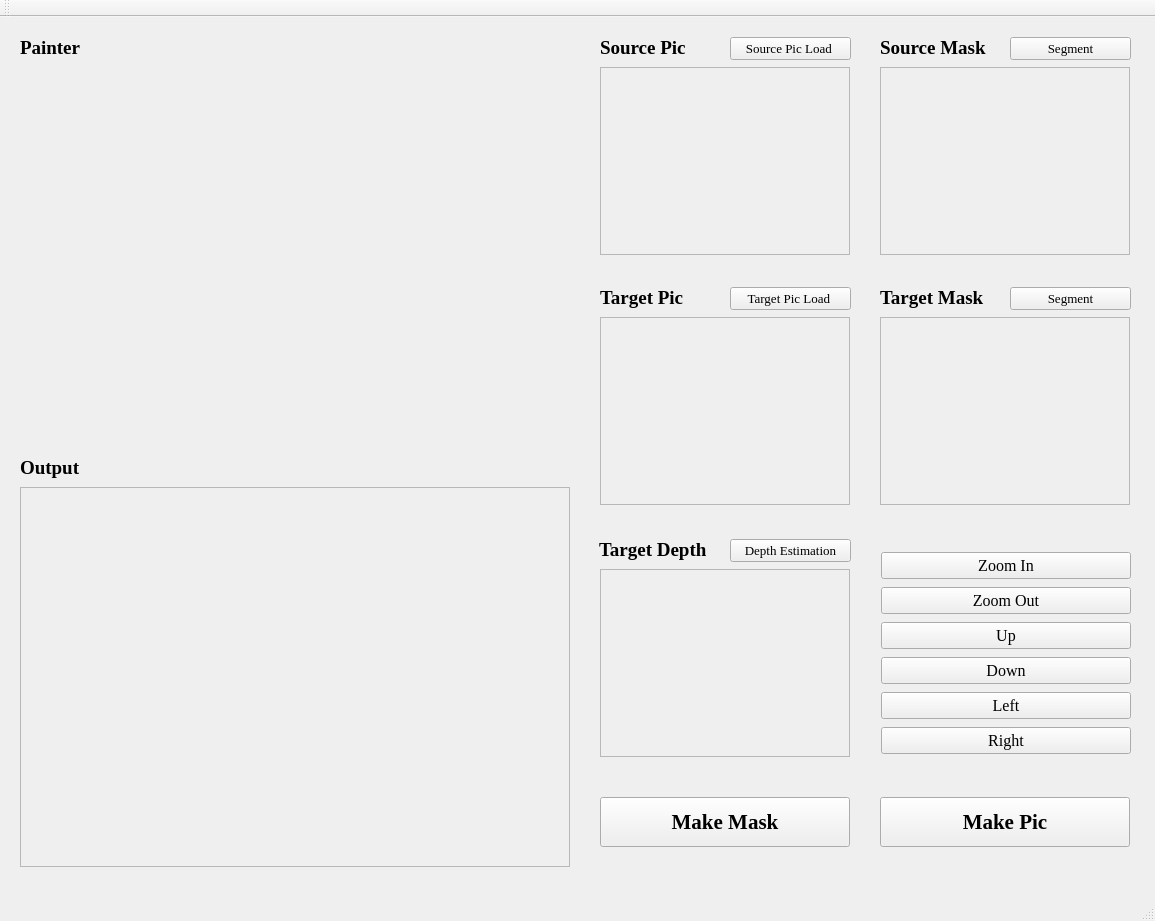
<?xml version="1.0" encoding="UTF-8"?>
<ui version="4.0">
 <class>QtPastePicClass</class>
 <widget class="QMainWindow" name="QtPastePicClass">
  <property name="geometry">
   <rect>
    <x>0</x>
    <y>0</y>
    <width>1155</width>
    <height>921</height>
   </rect>
  </property>
  <property name="mouseTracking">
   <bool>true</bool>
  </property>
  <property name="tabletTracking">
   <bool>true</bool>
  </property>
  <property name="focusPolicy">
   <enum>Qt::WheelFocus</enum>
  </property>
  <property name="acceptDrops">
   <bool>true</bool>
  </property>
  <property name="windowTitle">
   <string>QtPastePic</string>
  </property>
  <property name="autoFillBackground">
   <bool>true</bool>
  </property>
  <property name="toolButtonStyle">
   <enum>Qt::ToolButtonFollowStyle</enum>
  </property>
  <property name="documentMode">
   <bool>true</bool>
  </property>
  <property name="dockNestingEnabled">
   <bool>true</bool>
  </property>
  <property name="unifiedTitleAndToolBarOnMac">
   <bool>true</bool>
  </property>
  <widget class="QWidget" name="centralWidget">
   <widget class="QScrollArea" name="source_pic_show">
    <property name="geometry">
     <rect>
      <x>600</x>
      <y>50</y>
      <width>250</width>
      <height>188</height>
     </rect>
    </property>
    <property name="widgetResizable">
     <bool>false</bool>
    </property>
    <property name="alignment">
     <set>Qt::AlignCenter</set>
    </property>
    <widget class="QWidget" name="scrollAreaWidgetContents">
     <property name="geometry">
      <rect>
       <x>10</x>
       <y>39</y>
       <width>229</width>
       <height>109</height>
      </rect>
     </property>
    </widget>
   </widget>
   <widget class="QScrollArea" name="target_pic_show">
    <property name="geometry">
     <rect>
      <x>600</x>
      <y>300</y>
      <width>250</width>
      <height>188</height>
     </rect>
    </property>
    <property name="widgetResizable">
     <bool>false</bool>
    </property>
    <property name="alignment">
     <set>Qt::AlignCenter</set>
    </property>
    <widget class="QWidget" name="scrollAreaWidgetContents_2">
     <property name="geometry">
      <rect>
       <x>10</x>
       <y>49</y>
       <width>229</width>
       <height>89</height>
      </rect>
     </property>
    </widget>
   </widget>
   <widget class="QLabel" name="source_pic_lable">
    <property name="geometry">
     <rect>
      <x>600</x>
      <y>20</y>
      <width>101</width>
      <height>21</height>
     </rect>
    </property>
    <property name="font">
     <font>
      <family>Times New Roman</family>
      <pointsize>14</pointsize>
      <weight>75</weight>
      <bold>true</bold>
     </font>
    </property>
    <property name="text">
     <string>Source Pic</string>
    </property>
    <property name="buddy">
     <cstring>source_pic_load_button</cstring>
    </property>
   </widget>
   <widget class="QLabel" name="target_pic_lable">
    <property name="geometry">
     <rect>
      <x>600</x>
      <y>270</y>
      <width>111</width>
      <height>21</height>
     </rect>
    </property>
    <property name="font">
     <font>
      <family>Times New Roman</family>
      <pointsize>14</pointsize>
      <weight>75</weight>
      <bold>true</bold>
     </font>
    </property>
    <property name="text">
     <string>Target Pic</string>
    </property>
    <property name="buddy">
     <cstring>target_pic_load_button</cstring>
    </property>
   </widget>
   <widget class="QPushButton" name="source_pic_load_button">
    <property name="geometry">
     <rect>
      <x>730</x>
      <y>20</y>
      <width>121</width>
      <height>23</height>
     </rect>
    </property>
    <property name="font">
     <font>
      <family>Times New Roman</family>
      <pointsize>10</pointsize>
      <weight>50</weight>
      <bold>false</bold>
     </font>
    </property>
    <property name="text">
     <string>Source Pic Load </string>
    </property>
   </widget>
   <widget class="QPushButton" name="target_pic_load_button">
    <property name="geometry">
     <rect>
      <x>730</x>
      <y>270</y>
      <width>121</width>
      <height>23</height>
     </rect>
    </property>
    <property name="font">
     <font>
      <family>Times New Roman</family>
      <pointsize>10</pointsize>
     </font>
    </property>
    <property name="text">
     <string>Target Pic Load </string>
    </property>
   </widget>
   <widget class="QPushButton" name="LittleButton">
    <property name="geometry">
     <rect>
      <x>881</x>
      <y>570</y>
      <width>250</width>
      <height>27</height>
     </rect>
    </property>
    <property name="font">
     <font>
      <family>Times New Roman</family>
      <pointsize>12</pointsize>
      <weight>50</weight>
      <bold>false</bold>
     </font>
    </property>
    <property name="text">
     <string>Zoom Out</string>
    </property>
   </widget>
   <widget class="QPushButton" name="BigButton">
    <property name="geometry">
     <rect>
      <x>881</x>
      <y>535</y>
      <width>250</width>
      <height>27</height>
     </rect>
    </property>
    <property name="font">
     <font>
      <family>Times New Roman</family>
      <pointsize>12</pointsize>
      <weight>50</weight>
      <bold>false</bold>
     </font>
    </property>
    <property name="text">
     <string>Zoom In</string>
    </property>
   </widget>
   <widget class="QPushButton" name="UpButton">
    <property name="geometry">
     <rect>
      <x>881</x>
      <y>605</y>
      <width>250</width>
      <height>27</height>
     </rect>
    </property>
    <property name="font">
     <font>
      <family>Times New Roman</family>
      <pointsize>12</pointsize>
      <weight>50</weight>
      <bold>false</bold>
     </font>
    </property>
    <property name="text">
     <string>Up</string>
    </property>
   </widget>
   <widget class="QPushButton" name="DownButton">
    <property name="geometry">
     <rect>
      <x>881</x>
      <y>640</y>
      <width>250</width>
      <height>27</height>
     </rect>
    </property>
    <property name="font">
     <font>
      <family>Times New Roman</family>
      <pointsize>12</pointsize>
      <weight>50</weight>
      <bold>false</bold>
     </font>
    </property>
    <property name="text">
     <string>Down</string>
    </property>
   </widget>
   <widget class="QPushButton" name="RightButton">
    <property name="geometry">
     <rect>
      <x>881</x>
      <y>710</y>
      <width>250</width>
      <height>27</height>
     </rect>
    </property>
    <property name="font">
     <font>
      <family>Times New Roman</family>
      <pointsize>12</pointsize>
      <weight>50</weight>
      <bold>false</bold>
     </font>
    </property>
    <property name="text">
     <string>Right</string>
    </property>
   </widget>
   <widget class="QPushButton" name="LiftButton">
    <property name="geometry">
     <rect>
      <x>881</x>
      <y>675</y>
      <width>250</width>
      <height>27</height>
     </rect>
    </property>
    <property name="font">
     <font>
      <family>Times New Roman</family>
      <pointsize>12</pointsize>
      <weight>50</weight>
      <bold>false</bold>
     </font>
    </property>
    <property name="text">
     <string>Left</string>
    </property>
   </widget>
   <widget class="QPushButton" name="source_mask_load_button">
    <property name="geometry">
     <rect>
      <x>1010</x>
      <y>20</y>
      <width>121</width>
      <height>23</height>
     </rect>
    </property>
    <property name="font">
     <font>
      <family>Times New Roman</family>
      <pointsize>10</pointsize>
     </font>
    </property>
    <property name="text">
     <string>Segment</string>
    </property>
   </widget>
   <widget class="QScrollArea" name="source_mask_show">
    <property name="geometry">
     <rect>
      <x>880</x>
      <y>50</y>
      <width>250</width>
      <height>188</height>
     </rect>
    </property>
    <property name="widgetResizable">
     <bool>false</bool>
    </property>
    <property name="alignment">
     <set>Qt::AlignCenter</set>
    </property>
    <widget class="QWidget" name="scrollAreaWidgetContents_3">
     <property name="geometry">
      <rect>
       <x>10</x>
       <y>39</y>
       <width>229</width>
       <height>109</height>
      </rect>
     </property>
    </widget>
   </widget>
   <widget class="QPushButton" name="target_mask_load_button">
    <property name="geometry">
     <rect>
      <x>1010</x>
      <y>270</y>
      <width>121</width>
      <height>23</height>
     </rect>
    </property>
    <property name="font">
     <font>
      <family>Times New Roman</family>
      <pointsize>10</pointsize>
     </font>
    </property>
    <property name="text">
     <string>Segment</string>
    </property>
   </widget>
   <widget class="QLabel" name="source_pic_lable_2">
    <property name="geometry">
     <rect>
      <x>880</x>
      <y>20</y>
      <width>131</width>
      <height>21</height>
     </rect>
    </property>
    <property name="font">
     <font>
      <family>Times New Roman</family>
      <pointsize>14</pointsize>
      <weight>75</weight>
      <bold>true</bold>
     </font>
    </property>
    <property name="text">
     <string>Source Mask</string>
    </property>
    <property name="buddy">
     <cstring>source_pic_load_button</cstring>
    </property>
   </widget>
   <widget class="QScrollArea" name="target_mask_show">
    <property name="geometry">
     <rect>
      <x>880</x>
      <y>300</y>
      <width>250</width>
      <height>188</height>
     </rect>
    </property>
    <property name="widgetResizable">
     <bool>false</bool>
    </property>
    <property name="alignment">
     <set>Qt::AlignCenter</set>
    </property>
    <widget class="QWidget" name="scrollAreaWidgetContents_4">
     <property name="geometry">
      <rect>
       <x>10</x>
       <y>49</y>
       <width>229</width>
       <height>89</height>
      </rect>
     </property>
    </widget>
   </widget>
   <widget class="QLabel" name="target_mask_lable">
    <property name="geometry">
     <rect>
      <x>880</x>
      <y>270</y>
      <width>131</width>
      <height>21</height>
     </rect>
    </property>
    <property name="font">
     <font>
      <family>Times New Roman</family>
      <pointsize>14</pointsize>
      <weight>75</weight>
      <bold>true</bold>
     </font>
    </property>
    <property name="text">
     <string>Target Mask</string>
    </property>
    <property name="buddy">
     <cstring>target_pic_load_button</cstring>
    </property>
   </widget>
   <widget class="QLabel" name="target_depth_lable">
    <property name="geometry">
     <rect>
      <x>599</x>
      <y>522</y>
      <width>121</width>
      <height>21</height>
     </rect>
    </property>
    <property name="font">
     <font>
      <family>Times New Roman</family>
      <pointsize>14</pointsize>
      <weight>75</weight>
      <bold>true</bold>
     </font>
    </property>
    <property name="text">
     <string>Target Depth</string>
    </property>
    <property name="buddy">
     <cstring>target_pic_load_button</cstring>
    </property>
   </widget>
   <widget class="QPushButton" name="target_depth_load_button">
    <property name="geometry">
     <rect>
      <x>730</x>
      <y>522</y>
      <width>121</width>
      <height>23</height>
     </rect>
    </property>
    <property name="font">
     <font>
      <family>Times New Roman</family>
      <pointsize>10</pointsize>
     </font>
    </property>
    <property name="text">
     <string>Depth Estimation</string>
    </property>
   </widget>
   <widget class="QScrollArea" name="target_depth_show">
    <property name="geometry">
     <rect>
      <x>600</x>
      <y>552</y>
      <width>250</width>
      <height>188</height>
     </rect>
    </property>
    <property name="widgetResizable">
     <bool>false</bool>
    </property>
    <property name="alignment">
     <set>Qt::AlignCenter</set>
    </property>
    <widget class="QWidget" name="scrollAreaWidgetContents_5">
     <property name="geometry">
      <rect>
       <x>10</x>
       <y>49</y>
       <width>229</width>
       <height>89</height>
      </rect>
     </property>
    </widget>
   </widget>
   <widget class="QScrollArea" name="output_show">
    <property name="geometry">
     <rect>
      <x>20</x>
      <y>470</y>
      <width>550</width>
      <height>380</height>
     </rect>
    </property>
    <property name="lineWidth">
     <number>0</number>
    </property>
    <property name="widgetResizable">
     <bool>false</bool>
    </property>
    <property name="alignment">
     <set>Qt::AlignCenter</set>
    </property>
    <widget class="QWidget" name="scrollAreaWidgetContents_6">
     <property name="geometry">
      <rect>
       <x>0</x>
       <y>0</y>
       <width>548</width>
       <height>378</height>
      </rect>
     </property>
    </widget>
   </widget>
   <widget class="QPushButton" name="output">
    <property name="geometry">
     <rect>
      <x>880</x>
      <y>780</y>
      <width>250</width>
      <height>50</height>
     </rect>
    </property>
    <property name="font">
     <font>
      <family>Times New Roman</family>
      <pointsize>16</pointsize>
      <weight>75</weight>
      <bold>true</bold>
     </font>
    </property>
    <property name="text">
     <string>Make Pic</string>
    </property>
   </widget>
   <widget class="QLabel" name="label">
    <property name="geometry">
     <rect>
      <x>20</x>
      <y>440</y>
      <width>91</width>
      <height>21</height>
     </rect>
    </property>
    <property name="font">
     <font>
      <family>Times New Roman</family>
      <pointsize>14</pointsize>
      <weight>75</weight>
      <bold>true</bold>
     </font>
    </property>
    <property name="text">
     <string>Output</string>
    </property>
   </widget>
   <widget class="QPushButton" name="mask">
    <property name="geometry">
     <rect>
      <x>600</x>
      <y>780</y>
      <width>250</width>
      <height>50</height>
     </rect>
    </property>
    <property name="font">
     <font>
      <family>Times New Roman</family>
      <pointsize>16</pointsize>
      <weight>75</weight>
      <bold>true</bold>
     </font>
    </property>
    <property name="text">
     <string>Make Mask</string>
    </property>
   </widget>
   <widget class="QLabel" name="label_2">
    <property name="geometry">
     <rect>
      <x>20</x>
      <y>20</y>
      <width>91</width>
      <height>21</height>
     </rect>
    </property>
    <property name="font">
     <font>
      <family>Times New Roman</family>
      <pointsize>14</pointsize>
      <weight>75</weight>
      <bold>true</bold>
     </font>
    </property>
    <property name="text">
     <string>Painter</string>
    </property>
   </widget>
  </widget>
  <widget class="QMenuBar" name="menuBar">
   <property name="geometry">
    <rect>
     <x>0</x>
     <y>0</y>
     <width>1155</width>
     <height>21</height>
    </rect>
   </property>
  </widget>
  <widget class="QToolBar" name="mainToolBar">
   <attribute name="toolBarArea">
    <enum>TopToolBarArea</enum>
   </attribute>
   <attribute name="toolBarBreak">
    <bool>false</bool>
   </attribute>
  </widget>
  <widget class="QStatusBar" name="statusBar"/>
 </widget>
 <layoutdefault spacing="6" margin="11"/>
 <resources>
  <include location="QtPastePic.qrc"/>
 </resources>
 <connections>
  <connection>
   <sender>LittleButton</sender>
   <signal>clicked()</signal>
   <receiver>QtPastePicClass</receiver>
   <slot>on_little_clicked()</slot>
   <hints>
    <hint type="sourcelabel">
     <x>1010</x>
     <y>133</y>
    </hint>
    <hint type="destinationlabel">
     <x>464</x>
     <y>505</y>
    </hint>
   </hints>
  </connection>
  <connection>
   <sender>UpButton</sender>
   <signal>clicked()</signal>
   <receiver>QtPastePicClass</receiver>
   <slot>on_up_clicked()</slot>
   <hints>
    <hint type="sourcelabel">
     <x>1010</x>
     <y>163</y>
    </hint>
    <hint type="destinationlabel">
     <x>517</x>
     <y>569</y>
    </hint>
   </hints>
  </connection>
  <connection>
   <sender>DownButton</sender>
   <signal>clicked()</signal>
   <receiver>QtPastePicClass</receiver>
   <slot>on_down_clicked()</slot>
   <hints>
    <hint type="sourcelabel">
     <x>1010</x>
     <y>193</y>
    </hint>
    <hint type="destinationlabel">
     <x>490</x>
     <y>534</y>
    </hint>
   </hints>
  </connection>
  <connection>
   <sender>LiftButton</sender>
   <signal>clicked()</signal>
   <receiver>QtPastePicClass</receiver>
   <slot>on_left_clicked()</slot>
   <hints>
    <hint type="sourcelabel">
     <x>1010</x>
     <y>223</y>
    </hint>
    <hint type="destinationlabel">
     <x>476</x>
     <y>586</y>
    </hint>
   </hints>
  </connection>
  <connection>
   <sender>RightButton</sender>
   <signal>clicked()</signal>
   <receiver>QtPastePicClass</receiver>
   <slot>on_right_clicked()</slot>
   <hints>
    <hint type="sourcelabel">
     <x>1010</x>
     <y>253</y>
    </hint>
    <hint type="destinationlabel">
     <x>460</x>
     <y>616</y>
    </hint>
   </hints>
  </connection>
  <connection>
   <sender>BigButton</sender>
   <signal>clicked()</signal>
   <receiver>QtPastePicClass</receiver>
   <slot>on_big_clicked()</slot>
   <hints>
    <hint type="sourcelabel">
     <x>1010</x>
     <y>103</y>
    </hint>
    <hint type="destinationlabel">
     <x>462</x>
     <y>454</y>
    </hint>
   </hints>
  </connection>
 </connections>
 <slots>
  <slot>on_source_pic_load_button_clicked()</slot>
  <slot>on_target_pic_load_button_clicked()</slot>
  <slot>on_up_clicked()</slot>
  <slot>on_big_clicked()</slot>
  <slot>on_little_clicked()</slot>
  <slot>on_down_clicked()</slot>
  <slot>on_left_clicked()</slot>
  <slot>on_right_clicked()</slot>
 </slots>
</ui>
